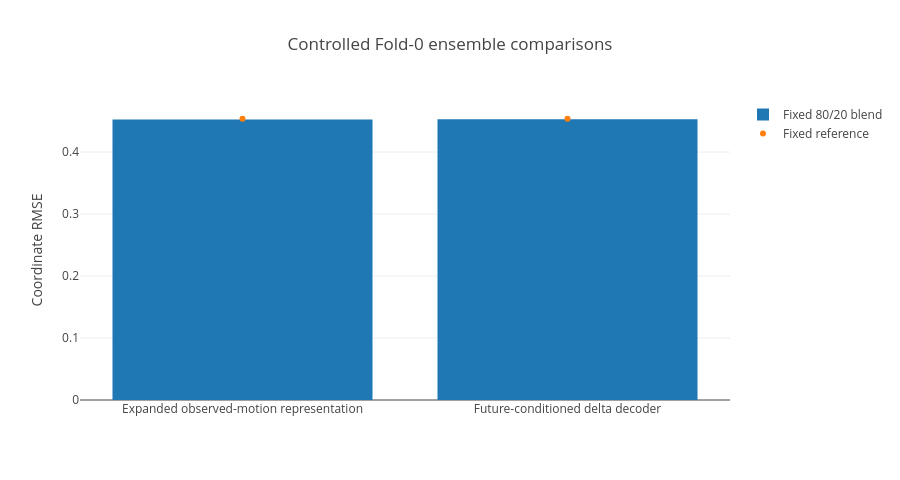

The code cell stored with this chart in its notebook:
### Code cell
fig = go.Figure()
fig.add_bar(
    x=studies["family"],
    y=studies["blend_rmse"],
    name="Fixed 80/20 blend",
)
fig.add_scatter(
    x=studies["family"],
    y=[reference_rmse] * len(studies),
    mode="markers",
    name="Fixed reference",
)
fig.update_layout(
    title="Controlled Fold-0 ensemble comparisons",
    yaxis_title="Coordinate RMSE",
    width=900,
    height=480,
    template=None,
)
fig.show()

### Figure 1 — Plotly figure (JSON) as saved in the notebook; plotly's stock layout.template omitted (floating-point values rounded to 4 significant figures)
{"data": [{"type": "bar", "x": ["Expanded observed-motion representation", "Future-conditioned delta decoder"], "y": [0.4526, 0.453], "name": "Fixed 80/20 blend"}, {"type": "scatter", "x": ["Expanded observed-motion representation", "Future-conditioned delta decoder"], "y": [0.4537, 0.4537], "mode": "markers", "name": "Fixed reference"}], "layout": {"title": {"text": "Controlled Fold-0 ensemble comparisons"}, "width": 900, "height": 480, "yaxis": {"title": {"text": "Coordinate RMSE"}}}}
